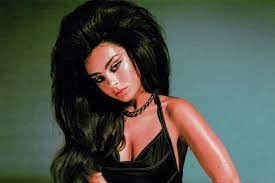
#> input picture pics/cat.jpeg, 275 x 183 px, found by its file name
$ python rescale.py
#> lines starting #> are read from the running program, lines starting #| are printed output that depends on the picture
import cv2 as cv
import numpy as np

def rescaleFrame(frame, scale=0.75): #works for images, pre-recorded and live videos
    width = int(frame.shape[1] * scale) #1 represents width
    height = int(frame.shape[0] * scale) #0 represents height
    dimensions = (width,height)

    return cv.resize(frame, dimensions, interpolation=cv.INTER_AREA)

img = cv.imread('pics/cat.jpeg')
#> img is the input picture: shape (183, 275, 3); mean B, G, R 71.5, 81.4, 76.5
img_resized = rescaleFrame(img)
#> in rescaleFrame, `return cv.resize(frame, dimensions, interpolation=cv.INTER_AREA)`:
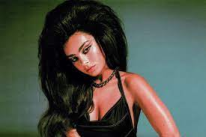
#> returned value: shape (137, 206, 3); mean of channels 0, 1, 2 71.5, 81.4, 76.5; drawn as B, G, R
cv.imshow('cat', img)
cv.imshow('catR', img_resized)

capture = cv.VideoCapture('vids/testvid.mp4')

capture1 = cv.VideoCapture(0)

#outputting video
while True:
    isTrue, frame = capture.read()
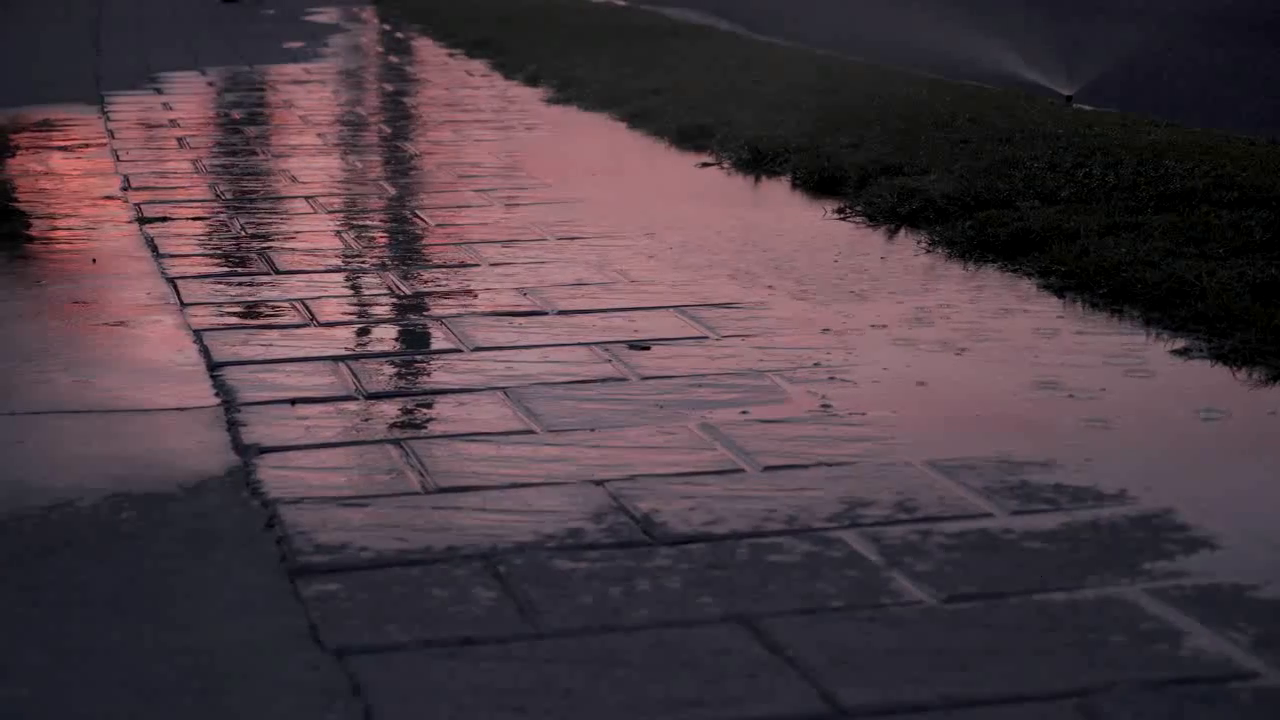
#> input picture frame 41 of vids/testvid.mp4, 1280 x 720 px
#> frame is the input picture: shape (720, 1280, 3); mean B, G, R 67, 59.3, 74.5
    isTrue, frame1 = capture1.read()
    frame_resized = rescaleFrame(frame)
    frame_resized1 = rescaleFrame(frame1)
    cv.imshow('Video', frame)
    cv.imshow('VideoR', frame_resized)
    cv.imshow('Cam', frame1)
    cv.imshow('CamR', frame_resized1)

    if cv.waitKey(20) & 0xFF == ord('d'):
#> (key Esc is pressed here)
        break

capture.release()
cv.destroyAllWindows
